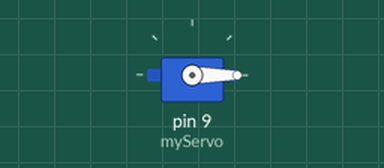
Simulated run of this sketch. Board: Arduino Uno, built with avr-gcc and run on an emulated ATmega328P. Parts: servo.

Above: at 0.05 s.
At 10.0 s:
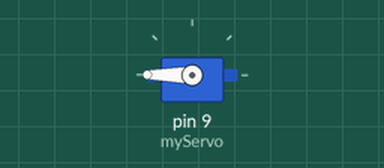
Timing chart, 0 to 13.0 s (numbered marks = the images above):
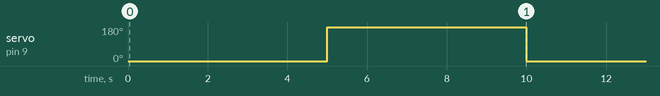

The sketch:

SERVO.ino
```cpp
#include <Servo.h>

Servo myServo;  // Create a servo object

void setup() {
    myServo.attach(9);  // Connect servo signal pin to D9
}

void loop() {
    myServo.write(0);   // Move servo to the longest left position (0°)
    delay(5000);        // Wait for 5 seconds

    myServo.write(180); // Move servo to the longest right position (180°)
    delay(5000);        // Wait for 5 seconds
}
```

Measured:
- by itself, servo on pin 9 (myServo): alternates 180° for 5.0 s and 0° for 5.0 s
